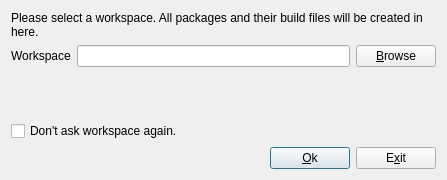
<?xml version="1.0" encoding="UTF-8"?>
<ui version="4.0">
 <class>WorkspaceDialog</class>
 <widget class="QDialog" name="WorkspaceDialog">
  <property name="geometry">
   <rect>
    <x>0</x>
    <y>0</y>
    <width>447</width>
    <height>180</height>
   </rect>
  </property>
  <property name="windowTitle">
   <string>Select Workspace</string>
  </property>
  <layout class="QVBoxLayout" name="verticalLayout">
   <item>
    <widget class="QLabel" name="label">
     <property name="text">
      <string>Please select a workspace. All packages and their build files will be created in here.</string>
     </property>
     <property name="wordWrap">
      <bool>true</bool>
     </property>
    </widget>
   </item>
   <item>
    <layout class="QHBoxLayout" name="horizontalLayout_2">
     <item>
      <widget class="QLabel" name="lbl_workspace">
       <property name="text">
        <string>Workspace</string>
       </property>
      </widget>
     </item>
     <item>
      <widget class="QLineEdit" name="le_workspace">
       <property name="readOnly">
        <bool>true</bool>
       </property>
      </widget>
     </item>
     <item>
      <widget class="QPushButton" name="pb_browse">
       <property name="text">
        <string>&amp;Browse</string>
       </property>
      </widget>
     </item>
    </layout>
   </item>
   <item>
    <spacer name="verticalSpacer">
     <property name="orientation">
      <enum>Qt::Vertical</enum>
     </property>
     <property name="sizeHint" stdset="0">
      <size>
       <width>20</width>
       <height>33</height>
      </size>
     </property>
    </spacer>
   </item>
   <item>
    <widget class="QCheckBox" name="check_not_ask">
     <property name="text">
      <string>Don't ask workspace again.</string>
     </property>
    </widget>
   </item>
   <item>
    <layout class="QHBoxLayout" name="horizontalLayout">
     <item>
      <spacer name="horizontalSpacer">
       <property name="orientation">
        <enum>Qt::Horizontal</enum>
       </property>
       <property name="sizeHint" stdset="0">
        <size>
         <width>251</width>
         <height>19</height>
        </size>
       </property>
      </spacer>
     </item>
     <item>
      <widget class="QPushButton" name="pb_ok">
       <property name="text">
        <string>&amp;Ok</string>
       </property>
       <property name="default">
        <bool>true</bool>
       </property>
      </widget>
     </item>
     <item>
      <widget class="QPushButton" name="pb_exit">
       <property name="text">
        <string>E&amp;xit</string>
       </property>
      </widget>
     </item>
    </layout>
   </item>
  </layout>
 </widget>
 <tabstops>
  <tabstop>le_workspace</tabstop>
  <tabstop>pb_browse</tabstop>
  <tabstop>check_not_ask</tabstop>
  <tabstop>pb_ok</tabstop>
  <tabstop>pb_exit</tabstop>
 </tabstops>
 <resources/>
 <connections>
  <connection>
   <sender>pb_ok</sender>
   <signal>clicked()</signal>
   <receiver>WorkspaceDialog</receiver>
   <slot>accept()</slot>
   <hints>
    <hint type="sourcelabel">
     <x>326</x>
     <y>155</y>
    </hint>
    <hint type="destinationlabel">
     <x>242</x>
     <y>153</y>
    </hint>
   </hints>
  </connection>
  <connection>
   <sender>pb_exit</sender>
   <signal>clicked()</signal>
   <receiver>WorkspaceDialog</receiver>
   <slot>reject()</slot>
   <hints>
    <hint type="sourcelabel">
     <x>428</x>
     <y>156</y>
    </hint>
    <hint type="destinationlabel">
     <x>407</x>
     <y>100</y>
    </hint>
   </hints>
  </connection>
 </connections>
</ui>
